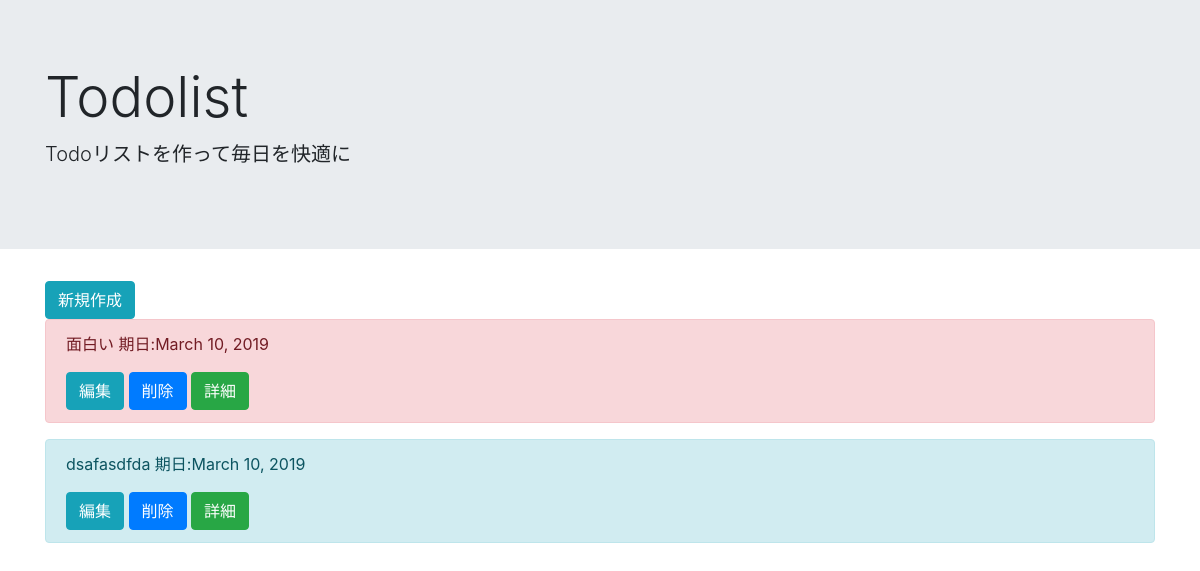
The page /list/ on the database as committed earlier.
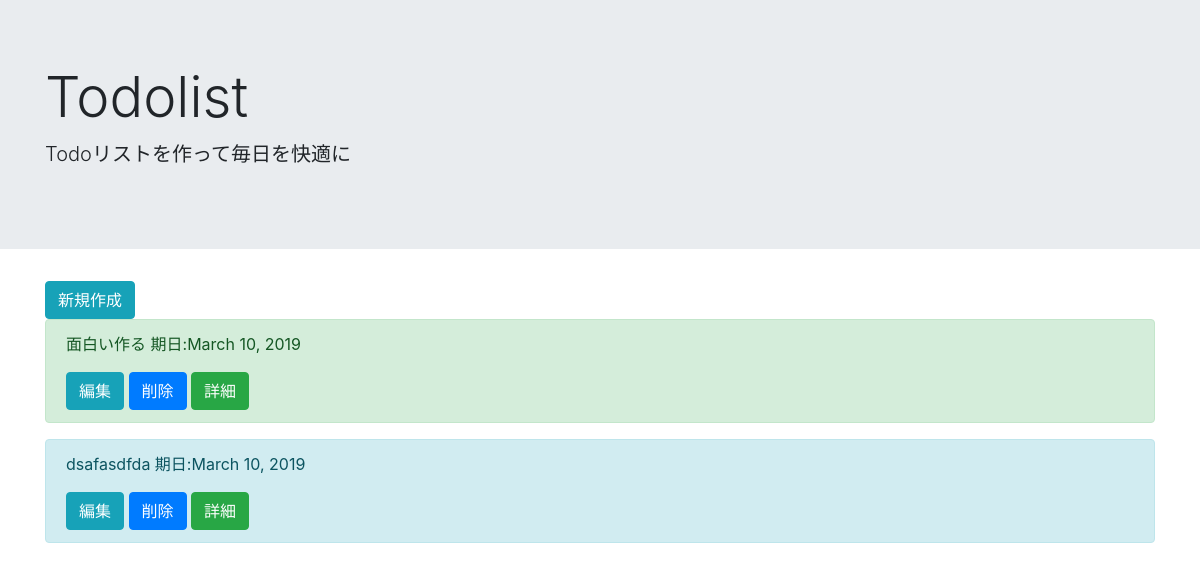
The same page on the database as committed later.
### todo/models.py (models this page shows, shortened)
class TodoModel(models.Model):
    title = models.CharField(max_length = 100)
    memo = models.TextField()
    priority = models.CharField(
        max_length = 50,
        choices = PRIORITY
    )
    duedate = models.DateField()

### todo/views.py (the view)
# urls.py: path('list/',TodoList.as_view(),name = 'list'),
class TodoList(ListView):
    template_name = 'list.html'
    model = TodoModel

### templates/list.html
{% extends 'base.html' %}
{% block header %}
<div class="jumbotron jumbotron-fluid">
    <div class="container">
      <h1 class="display-4">Todolist</h1>
      <p class="lead">Todoリストを作って毎日を快適に</p>
    </div>
  </div>
{% endblock header %}
{% block content %}
    <div class ="container">
        <a href="{% url 'create' %}" type="button" class="btn btn-info">新規作成</a>
    {% for item in object_list %}
        <div class="alert alert-{{ item.priority }}" role="alert">
            <p>{{item.title}} 期日:{{item.duedate}}</p>
            <a href="{% url 'update' item.pk %}" type="button" class="btn btn-info">編集</a>
            <a href="{% url 'delete' item.pk %}" type="button" class="btn btn-primary">削除</a>
            <a href="{% url 'detail' item.pk %}" type="button" class="btn btn-success">詳細</a>
        </div>
    {% endfor %}
    </div>
{% endblock content %}

Rows that differ between the two databases and show on the page:
changed TodoModel: priority "danger" → "success" (drawn); title "面白い" → "面白い作る"
